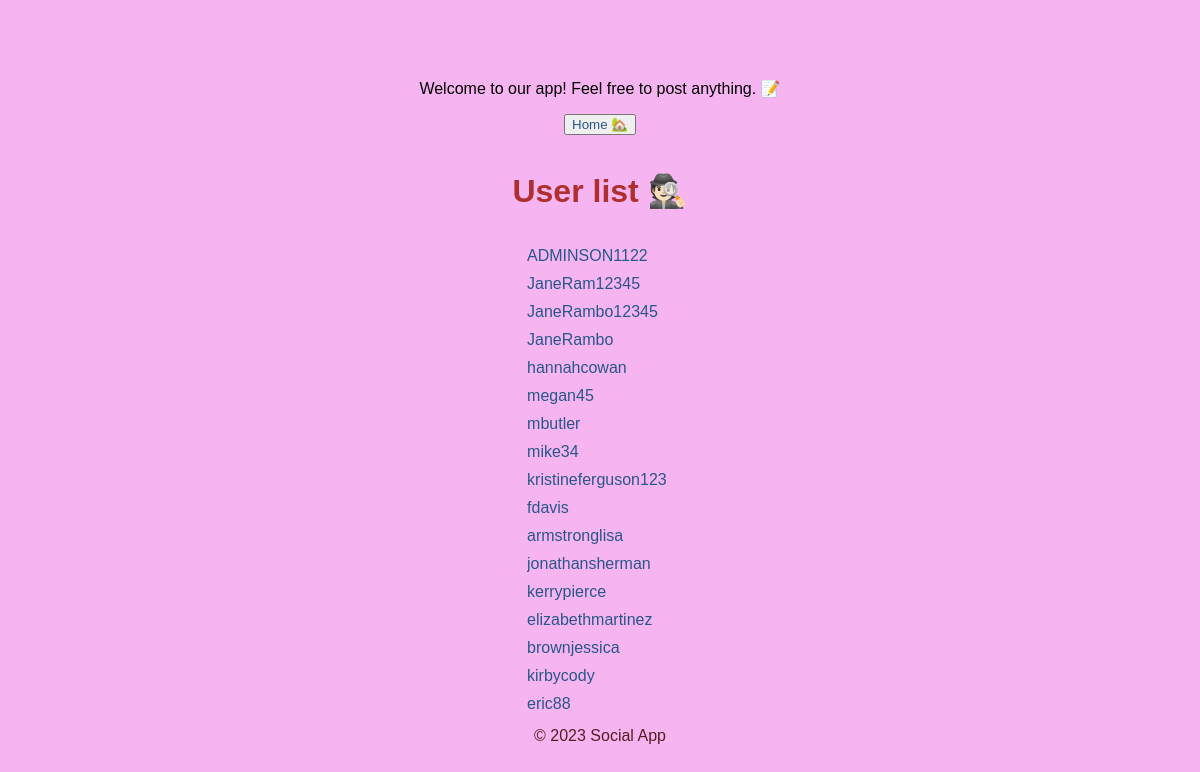
The app's page /app/users/ with its own data.
### social_app/models.py (models this page shows, shortened)
class User(models.Model):
    username = models.CharField(max_length=50,unique=True,validators=[validate_bad_words,validators.validate_slug])
    email = models.EmailField(unique=True,validators=[valide_email,validators.EmailValidator(message='enter a valid email')])
    bio = models.TextField(blank=True,validators=[validate_bad_words])
    joined_at = models.DateTimeField(default=timezone.now)
    age = models.PositiveIntegerField(null=True,validators=[validate_age])
    class Meta:
        ordering = ['-joined_at','username']
        constraints = [models.UniqueConstraint(fields=['username','email'],name='unique email/username')]
        db_table = 'users table'
        verbose_name = 'users from the app'

### social_app/views_1.py (the view)
class UserListView(ListView):
    model = User
    context_object_name = 'users'
    template_name ='social_app/user_list.html'

### social_app/templates/social_app/user_list.html (shortened to what this page needs)
{% extends 'social_app/base.html' %}
    {% block content %}
        <h1>User list 🕵🏻</h1>
        <div class="scroll-container">
            <ul>
                {% for user in users %}
                    <li><a href="{% url 'user_detail' username=user.username %}">{{ user.username }}</a></li>
                {% endfor %}
            </ul>
        </div>
    {% endblock %}

### social_app/static/social_app/styles.css (style rules this page uses)
body { font-family: 'Arial', sans-serif; margin: 20px; padding: 0; background-color: rgb(246, 180, 241); display: flex; flex-direction: column; align-items: center; justify-content: center; height: 100vh; }
h1 { color: #af2f2f; }
.scroll-container { height: 60vh; overflow-y: auto; }
ul { list-style-type: none; padding: 0; }
li { margin-bottom: 10px; }
a { color: #28578a; text-decoration: none; }

### records on screen
User: username "ADMINSON1122"
User: username "JaneRam12345"
User: username "JaneRambo12345"
User: username "JaneRambo"
User: username "hannahcowan"
User: username "megan45"
User: username "mbutler"
User: username "mike34"
User: username "kristineferguson123"
User: username "fdavis"
User: username "armstronglisa"
User: username "jonathansherman"
User: username "kerrypierce"
User: username "elizabethmartinez"
User: username "brownjessica"
User: username "kirbycody"
User: username "eric88"
